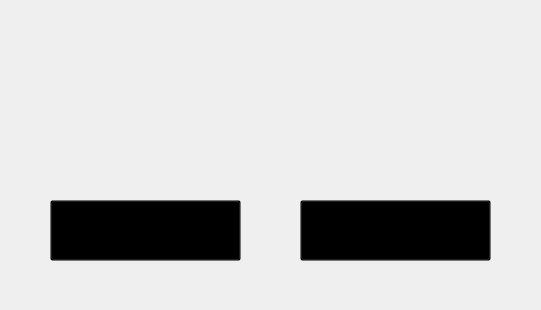
<?xml version="1.0" encoding="UTF-8"?>
<ui version="4.0">
 <class>LME</class>
 <widget class="QMainWindow" name="LME">
  <property name="geometry">
   <rect>
    <x>0</x>
    <y>0</y>
    <width>541</width>
    <height>310</height>
   </rect>
  </property>
  <property name="windowTitle">
   <string>LME</string>
  </property>
  <widget class="QWidget" name="centralwidget">
   <widget class="QLabel" name="fundo">
    <property name="geometry">
     <rect>
      <x>0</x>
      <y>0</y>
      <width>541</width>
      <height>311</height>
     </rect>
    </property>
    <property name="text">
     <string/>
    </property>
    <property name="pixmap">
     <pixmap>../imagens/tela_notificacao.png</pixmap>
    </property>
    <property name="scaledContents">
     <bool>true</bool>
    </property>
   </widget>
   <widget class="QPushButton" name="abrir_app">
    <property name="geometry">
     <rect>
      <x>50</x>
      <y>200</y>
      <width>191</width>
      <height>61</height>
     </rect>
    </property>
    <property name="cursor">
     <cursorShape>PointingHandCursor</cursorShape>
    </property>
    <property name="styleSheet">
     <string notr="true">background-color: rgb(0, 0, 0, 0);</string>
    </property>
    <property name="text">
     <string/>
    </property>
   </widget>
   <widget class="QPushButton" name="fechar">
    <property name="geometry">
     <rect>
      <x>300</x>
      <y>200</y>
      <width>191</width>
      <height>61</height>
     </rect>
    </property>
    <property name="cursor">
     <cursorShape>PointingHandCursor</cursorShape>
    </property>
    <property name="styleSheet">
     <string notr="true">background-color: rgb(0, 0, 0, 0);</string>
    </property>
    <property name="text">
     <string/>
    </property>
   </widget>
  </widget>
 </widget>
 <resources/>
 <connections/>
</ui>
